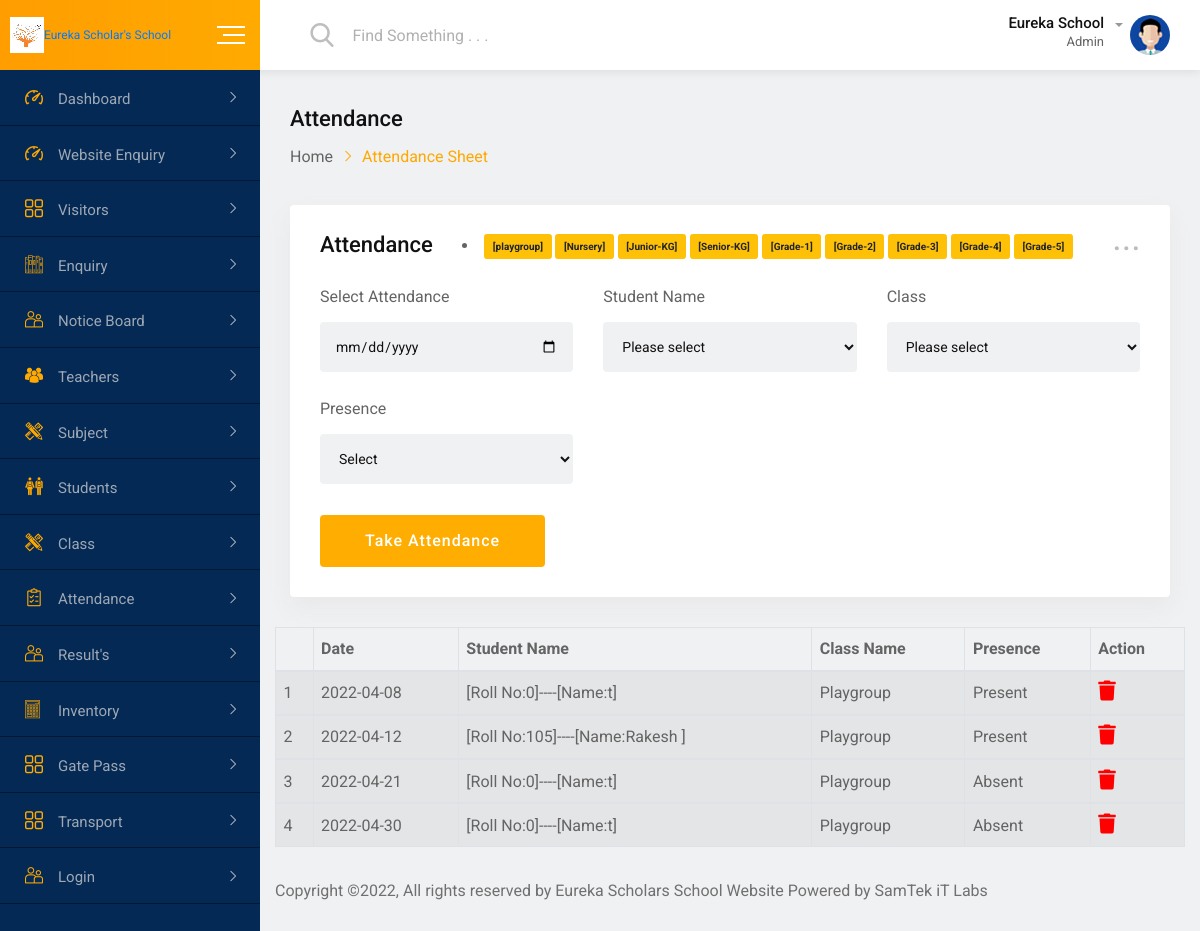
The page /attendance-playgroup.php on the database its author committed.
### tables this page shows
CREATE TABLE `sattendance` (
  `atid` int(200) NOT NULL,
  `date` varchar(100) NOT NULL,
  `StudentName` varchar(200) NOT NULL,
  `ClassName` varchar(200) NOT NULL,
  `presence` varchar(200) NOT NULL
);

### attendance-playgroup.php (the view, shortened to what this page needs)
<?php include 'db.php';
?>
<!doctype html>
<html class="no-js" lang="">
<head>
    <link rel="stylesheet" href="css/normalize.css">
    <link rel="stylesheet" href="css/main.css">
    <link rel="stylesheet" href="css/bootstrap.min.css">
    <link rel="stylesheet" href="css/all.min.css">
    <link rel="stylesheet" href="fonts/flaticon.css">
    <link rel="stylesheet" href="css/fullcalendar.min.css">
    <link rel="stylesheet" href="css/animate.min.css">
    <link rel="stylesheet" href="style.css">
</head>
<body>
    <div id="wrapper" class="wrapper bg-ash">
        <div class="navbar navbar-expand-md header-menu-one bg-light">
            <div class="nav-bar-header-one">
                <div class="header-logo">
                    <a href="index1.php">
                        <img src="img/icon.png" alt="logo"><span style="font-size:1vw","color:red;">Eureka Scholar's School</span>
                     </a>
                </div>
                <div class="toggle-button sidebar-toggle">
                    <button type="button" class="item-link">
                        <span class="btn-icon-wrap">
                            <span></span>
                            <span></span>
                            <span></span>
                        </span>
                    </button>
                </div>
            </div>
            <div class="header-main-menu collapse navbar-collapse" id="mobile-navbar">
                <ul class="navbar-nav">
                    <li class="navbar-item header-search-bar">
                        <div class="input-group stylish-input-group">
                            <span class="input-group-addon">
                                <button type="submit">
                                    <span class="flaticon-search" aria-hidden="true"></span>
                            </button>
                            </span>
                            <input type="text" class="form-control" placeholder="Find Something . . .">
                        </div>
                    </li>
                </ul>
                <ul class="navbar-nav">
                    <li class="navbar-item dropdown header-admin">
                        <a class="navbar-nav-link dropdown-toggle" href="#" role="button" data-toggle="dropdown" aria-expanded="false">
                            <div class="admin-title">
                                <h5 class="item-title">Eureka School</h5>
                                <span>Admin</span>
                            </div>
                            <div class="admin-img">
                                <img src="img/figure/admin.jpg" alt="Admin">
                            </div>
                        </a>
                    </li>
                     </div>
                        </div>
            </div>
        <div class="dashboard-page-one">
            <div class="sidebar-main sidebar-menu-one sidebar-expand-md sidebar-color">
                <div class="sidebar-menu-content">
                    <ul class="nav nav-sidebar-menu sidebar-toggle-view">
                        <li class="nav-item sidebar-nav-item">
                            <a href="index1.php" class="nav-link"><i class="flaticon-dashboard"></i><span>Dashboard</span></a>
                        </li>
						<li class="nav-item sidebar-nav-item">
                            <a href="enquiry.php" class="nav-link"><i class="flaticon-dashboard"></i><span>Website Enquiry</span></a>
                         </li>
						<li class="nav-item sidebar-nav-item">
                            <a href="#" class="nav-link"><i class="flaticon-menu-1"></i><span>Visitors</span></a>
                        </li>
						<li class="nav-item sidebar-nav-item">
                            <a href="#" class="nav-link"><i class="flaticon-books"></i><span>Enquiry</span></a>
                        </li>
						<li class="nav-item sidebar-nav-item">
                            <a href="#" class="nav-link"><i class="flaticon-couple"></i><span>Notice Board</span></a>
                        </li>
						<li class="nav-item sidebar-nav-item">
                            <a href="#" class="nav-link"><i
                                    class="flaticon-multiple-users-silhouette"></i><span>Teachers</span></a>
                        </li>
						<li class="nav-item sidebar-nav-item">
                            <a href="#" class="nav-link"><i
                                    class="flaticon-maths-class-materials-cross-of-a-pencil-and-a-ruler"></i><span>Subject</span></a>
                        </li>
                        <li class="nav-item sidebar-nav-item">
                            <a href="#" class="nav-link"><i class="flaticon-classmates"></i><span>Students</span></a>
                        </li>
                        <li class="nav-item sidebar-nav-item">
                            <a href="#" class="nav-link"><i
                                    class="flaticon-maths-class-materials-cross-of-a-pencil-and-a-ruler"></i><span>Class</span></a>
                        </li>
						<li class="nav-item sidebar-nav-item">
                            <a href="#" class="nav-link"><i class="flaticon-shopping-list"></i><span>Attendance</span></a>
                        </li>
                        <li class="nav-item sidebar-nav-item">
                            <a href="#" class="nav-link"><i class="flaticon-couple"></i><span>Result's</span></a>
                        </li>
                        <li class="nav-item sidebar-nav-item">
                            <a href="#" class="nav-link"><i class="flaticon-technological"></i><span>Inventory</span></a>
                        </li>
                        <li class="nav-item sidebar-nav-item">
                            <a href="#" class="nav-link"><i class="flaticon-menu-1"></i><span>Gate Pass</span></a>
                        </li>
                        <li class="nav-item sidebar-nav-item">
                            <a href="#" class="nav-link"><i class="flaticon-menu-1"></i><span>Transport</span></a>
                        </li>
                        <li class="nav-item sidebar-nav-item">
                            <a href="#" class="nav-link"><i class="flaticon-couple"></i><span>Login</span></a>
                        </li>
                    </ul>
                </div>
            </div>
            <div class="dashboard-content-one">
                <div class="breadcrumbs-area">
                    <h3>Attendance</h3>
                    <ul>
                        <li>
                            <a href="index1.php">Home</a>
                        </li>
                        <li>Attendance Sheet</li>
                    </ul>
                </div>
                <div class="row">
                    <div class="col-4-xxxl col-12">
                        <div class="card height-auto">
                            <div class="card-body">
                                <div class="heading-layout1">
                                    <div class="item-title">
                                        <h3>Attendance</h3>
                                    </div>
								<li>
									<a href="attendance-playgroup.php"><button class="btn btn-warning b"><b>[playgroup]</b></button></a>
                                    <a href="attendance-nursery.php"><button class="btn btn-warning b"><b>[Nursery]</b></button></a>
                                    <a href="attendance-juniorkg.php"><button class="btn btn-warning b"><b>[Junior-KG]</b></button></a>
                                    <a href="attendance-seniorkg.php"><button class="btn btn-warning b"><b>[Senior-KG]</b></button></a>
                                    <a href="attendance-grade1.php"><button class="btn btn-warning b"><b>[Grade-1]</b></button></a>
                                    <a href="attendance-grade2.php"><button class="btn btn-warning b"><b>[Grade-2]</b></button></a>
                                    <a href="attendance-grade3.php"><button class="btn btn-warning b"><b>[Grade-3]</b></button></a>
                                    <a href="attendance-grade4.php"><button class="btn btn-warning b"><b>[Grade-4]</b></button></a>
                                    <a href="attendance-grade5.php"><button class="btn btn-warning b"><b>[Grade-5]</b></button></a>
                                </li>
                                    <div class="dropdown">
                                        <a class="dropdown-toggle" href="#" role="button" data-toggle="dropdown" aria-expanded="false">...</a>
                                    </div>
                                </div>
                                <form class="new-added-form" method="post" enctype="multipart/form-data">
                                    <div class="row">
											<div class="col-xl-4 col-lg-6 col-12 form-group">
												<label>Select Attendance</label>
												<input type="date" placeholder="dd/mm/yyyy" name="date" class="form-control air-datepicker" data-position='bottom right'>
                                </div>
                                    <div class="col-xl-4 col-lg-6 col-12 form-group">
										<label>Student Name</label>
												<div class="col-sm-18">
                                                <select name="StudentName" class="form-control">
					<option value="">Please select</option>
				</select>
                                        </div>
									</div>
									<div class="col-xl-4 col-lg-6 col-12 form-group">
										<label>Class</label>
										<select name="ClassName" class="form-control">
											<option value="">Please select</option>
										</select>
									</div>
									<div class="col-xl-4 col-lg-6 col-12 form-group">
										<label>Presence</label>
										<select name="presence" class="form-control">
											<option value="">Select</option>
										</select>
									</div>
                                         <div class="col-12 form-group mg-t-8">
                                            <button type="submit" name="submit" value="submit" class="btn-fill-lg btn-gradient-yellow btn-hover-bluedark">Take Attendance</button>
                                        </div>
                                    </div>
                                </form>
                            </div>
                        </div>
                    </div>
					<div class="table-responsive">
                                     <table class="table table-striped table-bordered zero-configuration" >
                                         <thead>
                                            <tr>
											<th></th>
                                            <th>Date</th>
                                            <th>Student Name</th>
                                            <th>Class Name</th>
											<th>Presence</th>
											<th>Action</th>
                                            </tr>
                                        </thead>
										 <?php
										  $i=1;
										  $results1 = mysqli_query($conn, "select * from sattendance where ClassName='Playgroup'");
										  while ($row1 = mysqli_fetch_array($results1)) {
										  ?>
                                        <tbody id="geeks">
                                            <tr>
                                                <td><?php echo $i; ?></td>
												  <td><?php echo $row1['date' ];?> </td>
												  <td><?php echo $row1['StudentName'];?></td>
												  <td><?php echo $row1['ClassName'];?></td>
												  <td><?php echo $row1['presence'];?></td>
                                                  <td>
                                           <a href="playgroup-attendance-delete.php?playid=<?php echo $row1['atid']; ?>" ><i class="fa fa-trash" onclick="doconfirm()" style="font-size: 20px;color: red;" ></i></a></td>
													<?php $i++;  } ?>
                                            </tr>
                                        </tbody>
                                     </table>
                                </div>
                <footer class="footer-wrap-layout1">
                    <div class="copyright">Copyright ©2022, All rights reserved by Eureka Scholars School Website Powered by SamTek iT Labs</a></div>
                </footer>
            </div>
        </div>
    </div>
</body>
</html>

### css/main.css (style rules this page uses)
html { color: #222; font-size: 1em; line-height: 1.4; }
audio, canvas, iframe, img, svg, video { vertical-align: middle; }

### rows shown on the page
sattendance: date "2022-04-08", StudentName "[Roll No:0]----[Name:t]", ClassName "Playgroup", presence "Present"
sattendance: date "2022-04-12", StudentName "[Roll No:105]----[Name:Rakesh ]", ClassName "Playgroup", presence "Present"
sattendance: date "2022-04-21", StudentName "[Roll No:0]----[Name:t]", ClassName "Playgroup", presence "Absent"
sattendance: date "2022-04-30", StudentName "[Roll No:0]----[Name:t]", ClassName "Playgroup", presence "Absent"
